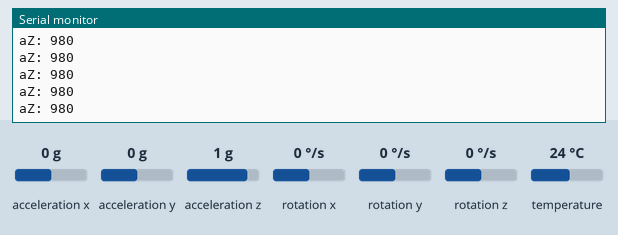
This sketch was run on a simulated ESP32-S3. Parts: the last lines printed to the serial monitor. The test bench sets the inputs (shaded band); at power-on: acceleration z 1 g, acceleration x 0 g, acceleration y 0 g, rotation x 0 °/s, rotation y 0 °/s, rotation z 0 °/s, temperature 24 °C.

Above: at 1.2 s.
1.3 s: acceleration z set to -1.4 g
At 1.57 s:
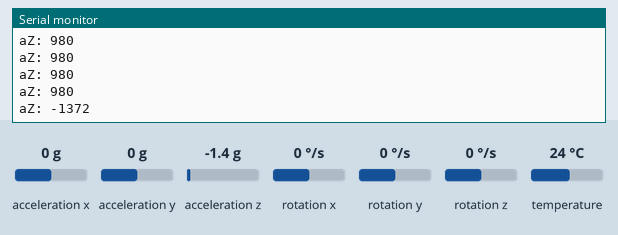
2.8 s: acceleration z set to -0.8 g
At 2.99 s:
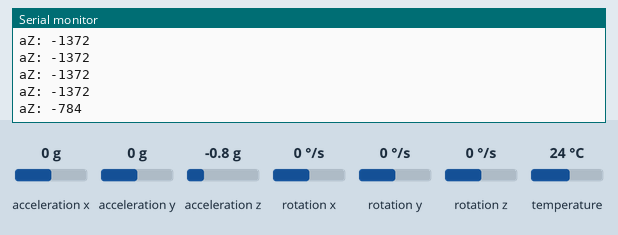
Timing chart, 0 to 5.8 s (numbered marks = the images above; inputs shaded):
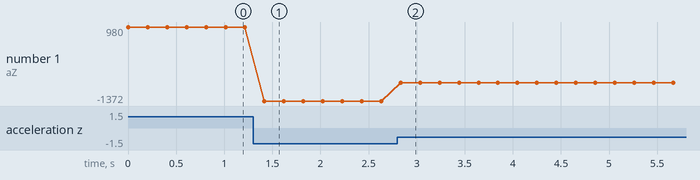

The sketch:

code.ino
```cpp
// MPU6050 driven through the Adafruit library rather than raw Wire
// (ESP32-S3 Arduino variant of code/code.ino).
// begin() prints its own verdict so a hang is distinguishable from a NACK:
// a hang produces no output at all, not even READY/NOINIT.
#include <Adafruit_MPU6050.h>
#include <Adafruit_Sensor.h>
#include <Wire.h>

const int SDA_PIN = 38;
const int SCL_PIN = 39;

Adafruit_MPU6050 mpu;
bool up = false;

void setup() {
  Serial.begin(115200);
  Wire.begin(SDA_PIN, SCL_PIN);
  Serial.println("BOOT");
  up = mpu.begin();
  Serial.println(up ? "READY" : "NOINIT");
}

void loop() {
  if (!up) {
    delay(200);
    return;
  }
  sensors_event_t a, g, t;
  mpu.getEvent(&a, &g, &t);
  Serial.print("aZ: ");
  Serial.println((int)(a.acceleration.z * 100));
  delay(200);
}
```

Measured:
- after the input at 1.3 s, the serial monitor: prints a new line after 0.12 s (image 1)
- after the input at 2.8 s, the serial monitor: prints a new line at once (image 2)
- plotted number 1: 980 → -1372 after the input at 1.3 s, -1372 → -784 after the input at 2.8 s
